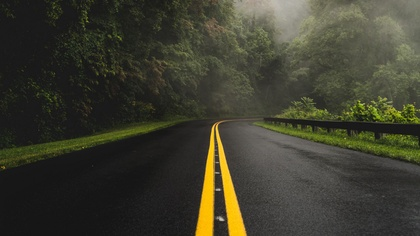
%> input picture test/img.jpg, 420 x 236 px, shrunk from 1920 x 1080 before the run
$ octave script.m   (GNU Octave 9; MATLAB toolbox functions it lacks are replaced by stand-ins)
%> lines starting %> are read from the running program, lines starting %| are printed output that depends on the picture
imtest = imread( 'test\img.jpg' );
%> imtest is the input picture: size 236x420x3 uint8; mean R, G, B 61.9, 61.5, 47.1
gray = im2gray(imtest);
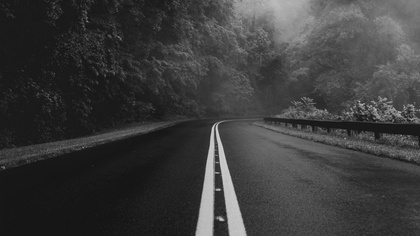
%> gray: size 236x420 uint8; min 15, max 215, mean 60
[x, y, c] = size(imtest);
%> x = 236; y = 420; c = 3

for i=1 : x
    for j=1 : y
        pixel = imtest(i, j, 1) * 0.3 + imtest(i, j, 2) * 0.3 + imtest(i, j, 3) * 0.3;
        imtest(i, j, 1) = pixel;
        imtest(i, j, 2) = pixel;
        imtest(i, j, 3) = pixel;
    end
end
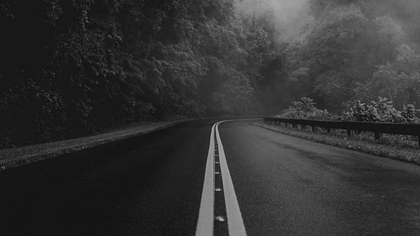
%> imtest: size 236x420x3 uint8; min 10, max 173, mean 51.3

imwrite(imtest, "test/imgtest.png");
imwrite(gray, "test/imggray.png");

brightImage = imread("test/imgtest.png");
%> (the run ends here)

$ run again, with test/comparison.jpg copied over test/img.jpg
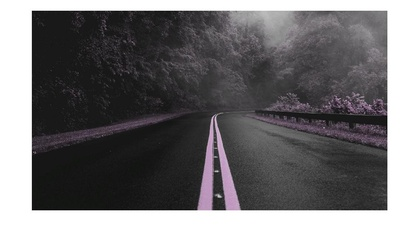
%> input picture test/comparison.jpg, 420 x 234 px, shrunk from 1134 x 633 before the run
%> imtest is the input picture: size 234x420x3 uint8; mean R, G, B 113.1, 111.4, 113.2
%> after the loop `for i=1 : x`:
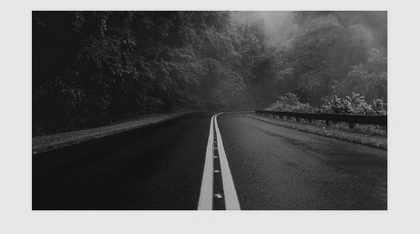
%> imtest: size 234x420x3 uint8; min 2, max 231, mean 101.9
